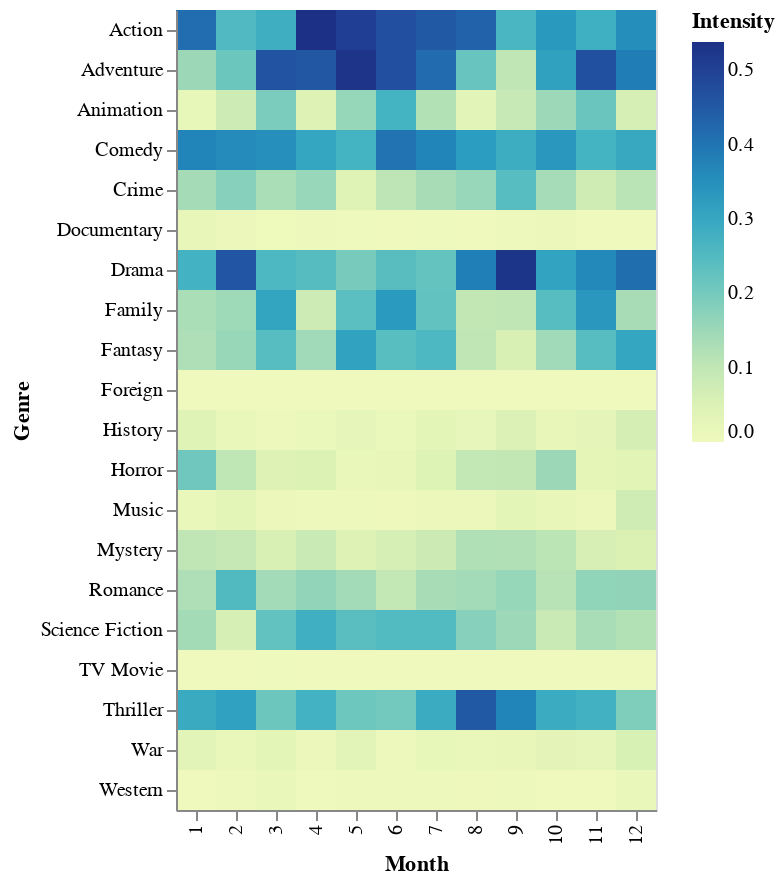

The code cell stored with this chart in its notebook:
### Code cell
seasonalityMelted = seasonality.melt(id_vars = ["month", "Total"])
seasonalityMelted1 = seasonalityMelted[0:4999]
altair.Chart(seasonalityMelted1).mark_rect().encode(
    x=altair.X('month:N', title="Month"),
    y=altair.Y('variable:O', title="Genre"),
    color=altair.Color('value:Q', title="Intensity"),
    tooltip = [altair.Tooltip("value:Q", title="Dominance")]
)

### Figure 1 — Vega-Lite specification as saved in the notebook (floating-point values rounded to 4 significant figures; data arrays with more than 128 entries replaced by an {"elided": "..."} marker saying what was removed)
{"config": {"view": {"continuousWidth": 400, "continuousHeight": 300}}, "data": {"name": "data-559d57bacb90311172dc7548c230e9e1"}, "mark": "rect", "encoding": {"color": {"type": "quantitative", "field": "value", "title": "Intensity"}, "tooltip": [{"type": "quantitative", "field": "value", "title": "Dominance"}], "x": {"type": "nominal", "field": "month", "title": "Month"}, "y": {"type": "ordinal", "field": "variable", "title": "Genre"}}, "$schema": "https://vega.github.io/schema/vega-lite/v4.8.1.json", "datasets": {"data-559d57bacb90311172dc7548c230e9e1": {"elided": "240 records"}}}
